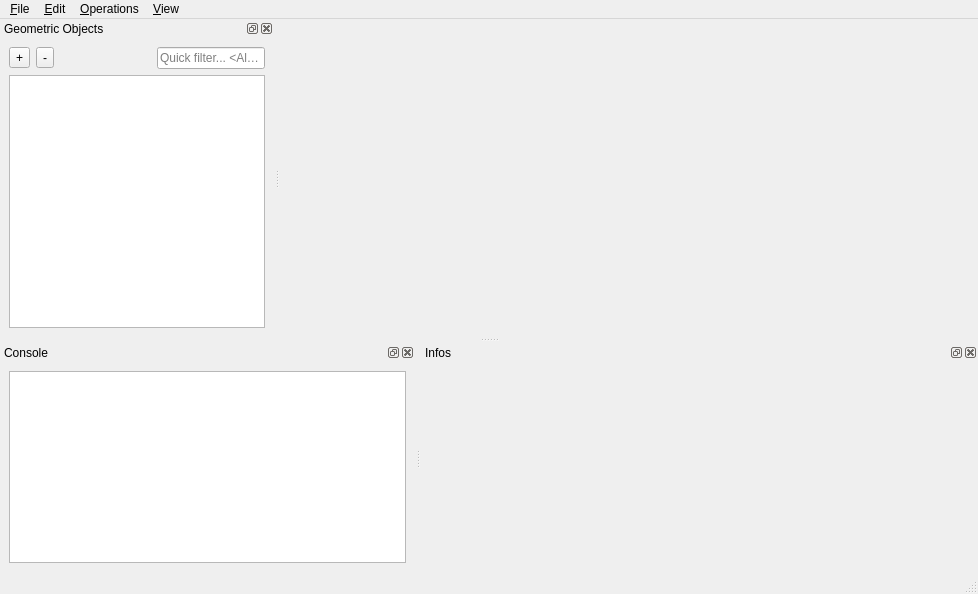
<?xml version="1.0" encoding="UTF-8"?>
<ui version="4.0">
 <class>MainWindow</class>
 <widget class="QMainWindow" name="MainWindow">
  <property name="geometry">
   <rect>
    <x>0</x>
    <y>0</y>
    <width>978</width>
    <height>594</height>
   </rect>
  </property>
  <property name="windowTitle">
   <string>CGAL Three</string>
  </property>
  <property name="windowIcon">
   <iconset resource="Polyhedron_3.qrc">
    <normaloff>:/cgal/icons/resources/cgal_logo.xpm</normaloff>:/cgal/icons/resources/cgal_logo.xpm</iconset>
  </property>
  <widget class="QWidget" name="centralwidget">
   <layout class="QVBoxLayout" name="verticalLayout_2">
    <item>
     <widget class="Viewer" name="viewer" native="true">
      <property name="sizePolicy">
       <sizepolicy hsizetype="Preferred" vsizetype="Preferred">
        <horstretch>0</horstretch>
        <verstretch>1</verstretch>
       </sizepolicy>
      </property>
     </widget>
    </item>
   </layout>
  </widget>
  <widget class="QMenuBar" name="menubar">
   <property name="geometry">
    <rect>
     <x>0</x>
     <y>0</y>
     <width>978</width>
     <height>21</height>
    </rect>
   </property>
   <widget class="QMenu" name="menuFile">
    <property name="title">
     <string>&amp;File</string>
    </property>
    <addaction name="actionLoad"/>
    <addaction name="actionErase"/>
    <addaction name="actionEraseAll"/>
    <addaction name="action_Save"/>
    <addaction name="actionSaveAs"/>
    <addaction name="actionSa_ve_Scene_as_Script"/>
    <addaction name="actionSaveSnapshot"/>
    <addaction name="separator"/>
    <addaction name="actionLoadScript"/>
    <addaction name="separator"/>
    <addaction name="actionLoadPlugin"/>
    <addaction name="separator"/>
    <addaction name="actionQuit"/>
   </widget>
   <widget class="QMenu" name="menuEdit">
    <property name="title">
     <string>&amp;Edit</string>
    </property>
    <addaction name="actionShowHide"/>
    <addaction name="actionSelectAllItems"/>
    <addaction name="actionPreferences"/>
   </widget>
   <widget class="QMenu" name="menuOperations">
    <property name="title">
     <string>&amp;Operations</string>
    </property>
   </widget>
   <widget class="QMenu" name="menuView">
    <property name="title">
     <string>&amp;View</string>
    </property>
    <widget class="QMenu" name="menuDockWindows">
     <property name="title">
      <string>&amp;Dock Windows</string>
     </property>
     <addaction name="dummyAction"/>
    </widget>
    <addaction name="actionRecenterScene"/>
    <addaction name="actionSwitchProjection"/>
    <addaction name="menuDockWindows"/>
    <addaction name="separator"/>
   </widget>
   <addaction name="menuFile"/>
   <addaction name="menuEdit"/>
   <addaction name="menuOperations"/>
   <addaction name="menuView"/>
  </widget>
  <widget class="QStatusBar" name="statusbar"/>
  <widget class="QDockWidget" name="sceneDockWidget">
   <property name="sizePolicy">
    <sizepolicy hsizetype="Preferred" vsizetype="Expanding">
     <horstretch>0</horstretch>
     <verstretch>0</verstretch>
    </sizepolicy>
   </property>
   <property name="locale">
    <locale language="English" country="UnitedStates"/>
   </property>
   <property name="windowTitle">
    <string>Geometric Objects</string>
   </property>
   <attribute name="dockWidgetArea">
    <number>1</number>
   </attribute>
   <widget class="QWidget" name="dockWidgetContent">
    <layout class="QGridLayout" name="gridLayout_2">
     <item row="0" column="0">
      <layout class="QVBoxLayout" name="verticalLayout">
       <item>
        <layout class="QHBoxLayout" name="horizontalLayout">
         <item>
          <widget class="QToolButton" name="addButton">
           <property name="text">
            <string>+</string>
           </property>
           <property name="icon">
            <iconset resource="Polyhedron_3.qrc">
             <normaloff>:/cgal/icons/plus</normaloff>:/cgal/icons/plus</iconset>
           </property>
          </widget>
         </item>
         <item>
          <widget class="QToolButton" name="removeButton">
           <property name="text">
            <string>-</string>
           </property>
           <property name="icon">
            <iconset resource="Polyhedron_3.qrc">
             <normaloff>:/cgal/icons/minus</normaloff>:/cgal/icons/minus</iconset>
           </property>
          </widget>
         </item>
         <item>
          <spacer name="horizontalSpacer">
           <property name="orientation">
            <enum>Qt::Horizontal</enum>
           </property>
           <property name="sizeHint" stdset="0">
            <size>
             <width>40</width>
             <height>20</height>
            </size>
           </property>
          </spacer>
         </item>
         <item>
          <widget class="QLineEdit" name="searchEdit">
           <property name="placeholderText">
            <string>Quick filter... &lt;Alt+Q&gt;</string>
           </property>
          </widget>
         </item>
        </layout>
       </item>
       <item>
        <widget class="QTreeView" name="sceneView">
         <property name="sizePolicy">
          <sizepolicy hsizetype="Expanding" vsizetype="Preferred">
           <horstretch>0</horstretch>
           <verstretch>0</verstretch>
          </sizepolicy>
         </property>
         <property name="editTriggers">
          <set>QAbstractItemView::DoubleClicked|QAbstractItemView::EditKeyPressed|QAbstractItemView::SelectedClicked</set>
         </property>
         <property name="dragDropMode">
          <enum>QAbstractItemView::InternalMove</enum>
         </property>
         <property name="alternatingRowColors">
          <bool>true</bool>
         </property>
         <property name="selectionMode">
          <enum>QAbstractItemView::ExtendedSelection</enum>
         </property>
         <property name="selectionBehavior">
          <enum>QAbstractItemView::SelectRows</enum>
         </property>
         <property name="indentation">
          <number>10</number>
         </property>
        </widget>
       </item>
      </layout>
     </item>
    </layout>
   </widget>
  </widget>
  <widget class="QDockWidget" name="consoleDockWidget">
   <property name="allowedAreas">
    <set>Qt::BottomDockWidgetArea|Qt::LeftDockWidgetArea|Qt::TopDockWidgetArea</set>
   </property>
   <property name="windowTitle">
    <string>Console</string>
   </property>
   <attribute name="dockWidgetArea">
    <number>8</number>
   </attribute>
   <widget class="QWidget" name="dockWidgetContents">
    <layout class="QVBoxLayout" name="verticalLayout_3">
     <item>
      <widget class="QTextEdit" name="consoleTextEdit">
       <property name="readOnly">
        <bool>true</bool>
       </property>
      </widget>
     </item>
    </layout>
   </widget>
  </widget>
  <widget class="QDockWidget" name="infoDockWidget">
   <property name="windowTitle">
    <string>Infos</string>
   </property>
   <attribute name="dockWidgetArea">
    <number>8</number>
   </attribute>
   <widget class="QWidget" name="dockWidgetContents_2">
    <layout class="QHBoxLayout" name="horizontalLayout_2">
     <item>
      <layout class="QVBoxLayout" name="verticalLayout_4" stretch="0,0">
       <property name="spacing">
        <number>0</number>
       </property>
       <item>
        <widget class="QScrollArea" name="scrollArea">
         <property name="minimumSize">
          <size>
           <width>350</width>
           <height>0</height>
          </size>
         </property>
         <property name="frameShape">
          <enum>QFrame::NoFrame</enum>
         </property>
         <property name="widgetResizable">
          <bool>true</bool>
         </property>
         <widget class="QWidget" name="scrollAreaWidgetContents">
          <property name="geometry">
           <rect>
            <x>0</x>
            <y>0</y>
            <width>541</width>
            <height>177</height>
           </rect>
          </property>
          <layout class="QGridLayout" name="gridLayout">
           <item row="0" column="0">
            <widget class="QLabel" name="infoLabel">
             <property name="sizePolicy">
              <sizepolicy hsizetype="Preferred" vsizetype="Preferred">
               <horstretch>0</horstretch>
               <verstretch>1</verstretch>
              </sizepolicy>
             </property>
             <property name="contextMenuPolicy">
              <enum>Qt::DefaultContextMenu</enum>
             </property>
             <property name="lineWidth">
              <number>0</number>
             </property>
             <property name="alignment">
              <set>Qt::AlignLeading|Qt::AlignLeft|Qt::AlignTop</set>
             </property>
             <property name="textInteractionFlags">
              <set>Qt::LinksAccessibleByKeyboard|Qt::LinksAccessibleByMouse|Qt::TextBrowserInteraction|Qt::TextSelectableByKeyboard|Qt::TextSelectableByMouse</set>
             </property>
            </widget>
           </item>
          </layout>
         </widget>
        </widget>
       </item>
       <item>
        <widget class="QLabel" name="displayLabel">
         <property name="text">
          <string/>
         </property>
        </widget>
       </item>
      </layout>
     </item>
    </layout>
   </widget>
  </widget>
  <action name="actionQuit">
   <property name="text">
    <string>&amp;Quit</string>
   </property>
   <property name="shortcut">
    <string>Ctrl+Q</string>
   </property>
  </action>
  <action name="actionLoad">
   <property name="icon">
    <iconset resource="Polyhedron_3.qrc">
     <normaloff>:/cgal/icons/plus</normaloff>:/cgal/icons/plus</iconset>
   </property>
   <property name="text">
    <string>&amp;Load...</string>
   </property>
   <property name="shortcut">
    <string>Ctrl+L</string>
   </property>
  </action>
  <action name="actionErase">
   <property name="icon">
    <iconset resource="Polyhedron_3.qrc">
     <normaloff>:/cgal/icons/minus</normaloff>:/cgal/icons/minus</iconset>
   </property>
   <property name="text">
    <string>&amp;Erase</string>
   </property>
   <property name="shortcut">
    <string>Del</string>
   </property>
  </action>
  <action name="dummyAction">
   <property name="text">
    <string>n/a</string>
   </property>
  </action>
  <action name="actionEraseAll">
   <property name="text">
    <string>&amp;Erase All</string>
   </property>
  </action>
  <action name="actionSaveAs">
   <property name="text">
    <string>Save &amp;as...</string>
   </property>
   <property name="shortcut">
    <string notr="true"/>
   </property>
  </action>
  <action name="actionShowHide">
   <property name="text">
    <string>Show/Hide</string>
   </property>
   <property name="shortcut">
    <string>Ctrl+Space</string>
   </property>
  </action>
  <action name="actionDrawTwoSides">
   <property name="checkable">
    <bool>true</bool>
   </property>
   <property name="text">
    <string>Draw &amp;Two Sides</string>
   </property>
   <property name="shortcut">
    <string>Ctrl+T</string>
   </property>
  </action>
  <action name="actionRecenterScene">
   <property name="text">
    <string>Re&amp;center Scene</string>
   </property>
   <property name="shortcut">
    <string>Ctrl+R</string>
   </property>
  </action>
  <action name="actionSaveSnapshot">
   <property name="text">
    <string>Save Snapshot</string>
   </property>
  </action>
  <action name="actionDumpCamera">
   <property name="text">
    <string>&amp;Dump Camera Coordinates</string>
   </property>
  </action>
  <action name="actionCopyCamera">
   <property name="text">
    <string>&amp;Copy Camera</string>
   </property>
  </action>
  <action name="actionPasteCamera">
   <property name="text">
    <string>&amp;Paste Camera</string>
   </property>
  </action>
  <action name="actionSelectAllItems">
   <property name="text">
    <string>Select All Items</string>
   </property>
   <property name="shortcut">
    <string>Ctrl+A</string>
   </property>
  </action>
  <action name="actionLoadScript">
   <property name="text">
    <string>Load &amp;Script</string>
   </property>
   <property name="visible">
    <bool>false</bool>
   </property>
  </action>
  <action name="actionPreferences">
   <property name="text">
    <string>&amp;Preferences</string>
   </property>
  </action>
  <action name="actionLoadPlugin">
   <property name="text">
    <string>Load Plugin</string>
   </property>
   <property name="visible">
    <bool>false</bool>
   </property>
  </action>
  <action name="actionSwitchProjection">
   <property name="checkable">
    <bool>true</bool>
   </property>
   <property name="text">
    <string>Orthographic Projection</string>
   </property>
  </action>
  <action name="actionColorItems">
   <property name="text">
    <string>Set Different Colors for Selected Items</string>
   </property>
  </action>
  <action name="actionSa_ve_Scene_as_Script">
   <property name="enabled">
    <bool>false</bool>
   </property>
   <property name="text">
    <string>Sa&amp;ve the Scene as a Script File...</string>
   </property>
   <property name="visible">
    <bool>false</bool>
   </property>
  </action>
  <action name="action_Save">
   <property name="text">
    <string>&amp;Save</string>
   </property>
  </action>
 </widget>
 <customwidgets>
  <customwidget>
   <class>Viewer</class>
   <extends>QWidget</extends>
   <header>Viewer.h</header>
  </customwidget>
 </customwidgets>
 <resources>
  <include location="Polyhedron_3.qrc"/>
  <include location="Polyhedron_3.qrc"/>
  <include location="Polyhedron_3.qrc"/>
  <include location="Polyhedron_3.qrc"/>
 </resources>
 <connections/>
</ui>
